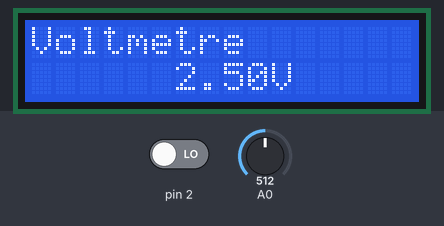
Simulated run of this sketch. Board: Arduino Uno, built with avr-gcc and run on an emulated ATmega328P. Shown: 16×2 character LCD. Inputs (shaded band) come from the test bench; at power-on: pin 2 LOW, A0 = 512.

Above: at 1.2 s.
1.3 s: pin 2 driven HIGH
At 2.0 s:
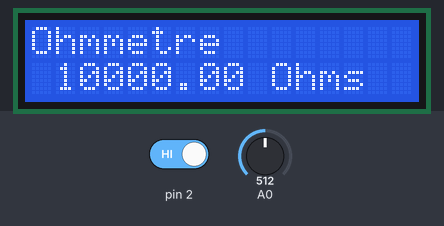
3.6 s: A0 set to 0
At 4.1 s:
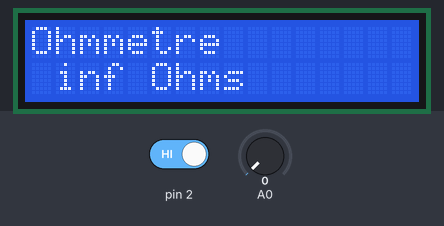
6.7 s: A0 set to 122
At 7.2 s:
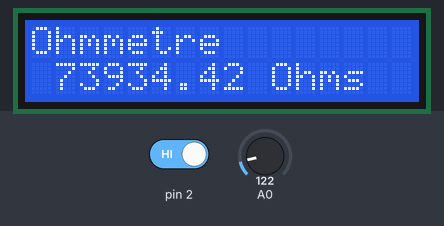
8.3 s: A0 set to 306
At 8.8 s:
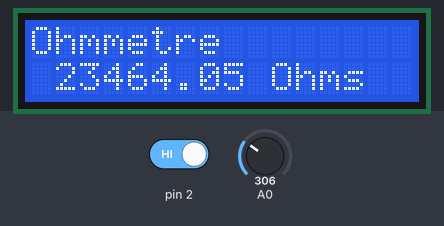
Timing chart, 0 to 10.9 s (numbered marks = the images above; inputs shaded):
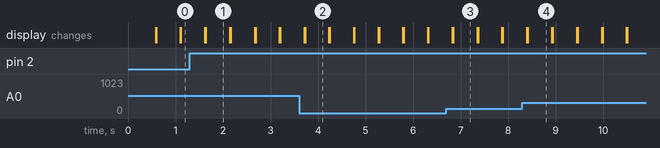

Measured:
- after the input at 1.3 s, the display: first differs from a run without the input after 0.34 s (image 1)
- after the input at 3.6 s, the display: first differs from a run without the input after 0.13 s (image 2)
- after the input at 6.7 s, the display: first differs from a run without the input after 0.14 s (image 3)
- after the input at 8.3 s, the display: first differs from a run without the input after 0.11 s (image 4)
- what the display in image 1 shows lasts 0.5 s, from 1.6 s to 2.1 s

The sketch:

tp5.ino
```cpp
#define PASVOLT (float)(5.0F / 1024.0F)
#include <LCD_I2C.h>
LCD_I2C lcd(0x27, 16, 2); // Default address of most PCF8574 modules, change according


void setup()
{
  lcd.begin();
  lcd.backlight();
  pinMode(2, INPUT);
  attachInterrupt(INT0, changeType, RISING);
}

volatile bool etatBoutton = true;

void loop() {
  if (etatBoutton)
  {
    voltMetre();
  }
  else
  {
    ohmMetre();
  }
}

void voltMetre() {
  unsigned int mesure = analogRead(A0);
  float valeurMesure = mesure * PASVOLT;
  lcd.print("Voltmetre");
  lcd.setCursor(6, 1);
  lcd.print(valeurMesure);
  lcd.print("V");
  delay(500);
  lcd.clear();
}

void ohmMetre() {
  unsigned int mesure = analogRead(A0);
  float valeurMesure = 10000.0F * ((5.0F)/(mesure * PASVOLT))-10000.0F;
  lcd.print("Ohmmetre");
  lcd.setCursor(1, 1);
  lcd.print(valeurMesure);
  lcd.print(" Ohms");
  delay(500);
  lcd.clear();
}

void changeType() {
  etatBoutton = !etatBoutton;
}
```
